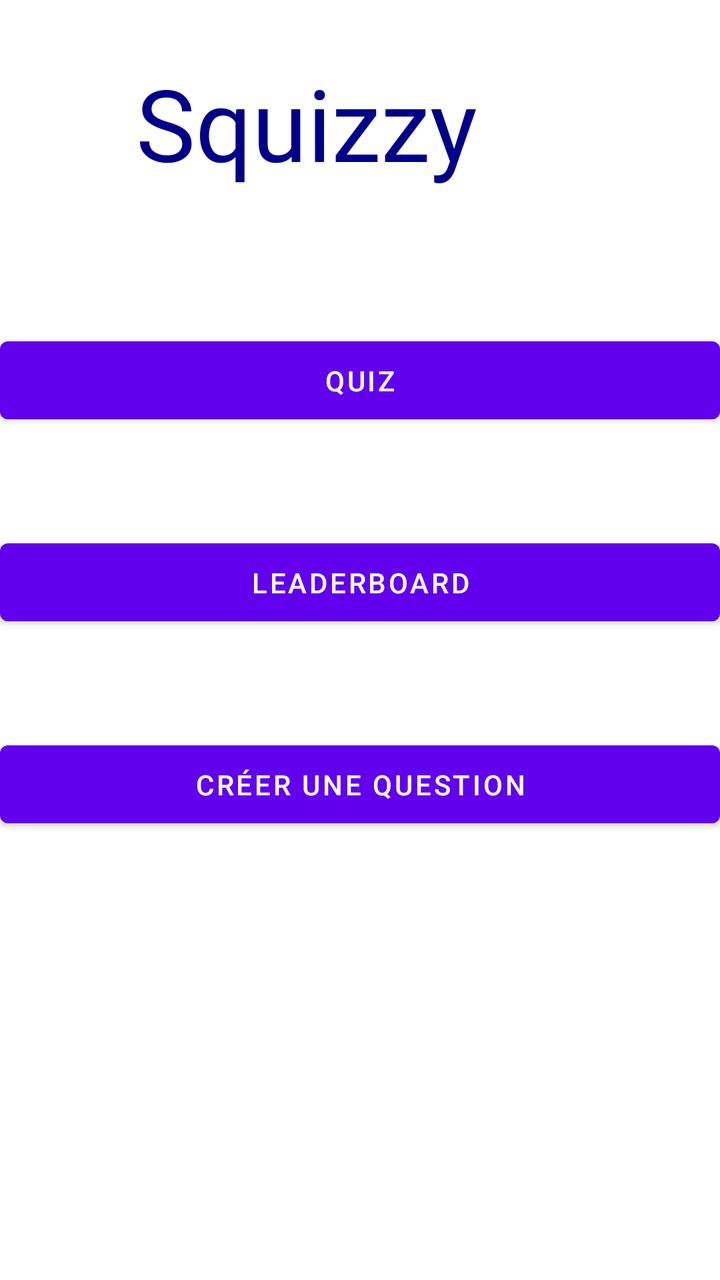
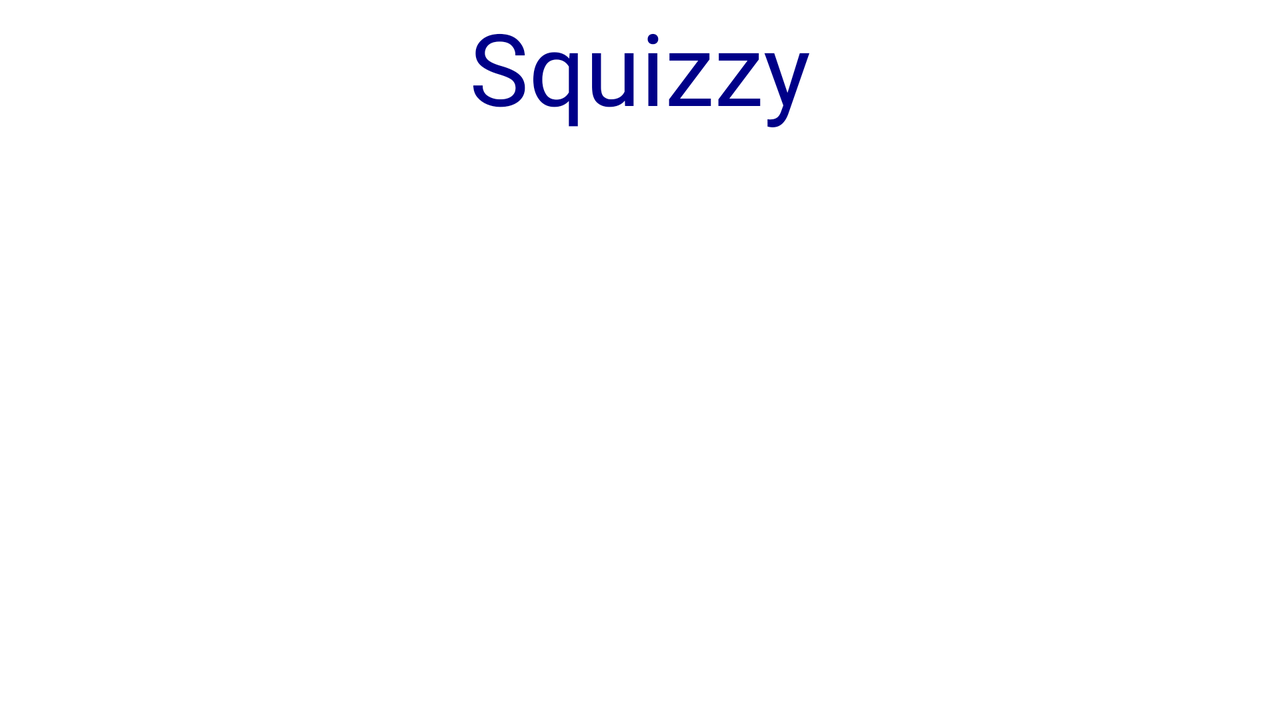

The same Android screen from two of the app's own layout files: first res/layout/ as a phone draws it, then the repository's variant for another configuration, drawn on a device whose configuration selects that folder. Both files follow.
<!-- AndroidManifest.xml: application theme Theme.OpenClassroom -->
<!-- res/layout/menu.xml -->
<?xml version="1.0" encoding="utf-8"?>
<androidx.constraintlayout.widget.ConstraintLayout xmlns:android="http://schemas.android.com/apk/res/android"
    xmlns:app="http://schemas.android.com/apk/res-auto"
    xmlns:tools="http://schemas.android.com/tools"
    android:id="@+id/menu"
    android:layout_width="match_parent"
    android:layout_height="match_parent"
    tools:context=".Menu">

    <TextView
        android:id="@+id/menu_title"
        style="@style/TitleText"
        android:text="@string/app_title"
        android:layout_width="wrap_content"
        android:layout_height="wrap_content"
        android:gravity="center_horizontal"
        android:layout_marginStart="68dp"
        android:layout_marginTop="28dp"
        android:textSize="50dp"
        app:layout_constraintStart_toStartOf="parent"
        app:layout_constraintTop_toTopOf="parent" />

    <Button
        android:id="@+id/menu_button_quiz"
        style="@style/Buttons"
        android:layout_width="match_parent"
        android:layout_height="wrap_content"
        android:layout_marginTop="70dp"
        android:padding="10dp"
        android:textColor="@color/white"
        app:backgroundTint="@color/purple_500"
        app:layout_constraintEnd_toEndOf="parent"
        app:layout_constraintHorizontal_bias="1.0"
        app:layout_constraintStart_toStartOf="parent"
        app:layout_constraintTop_toBottomOf="@+id/menu_title"
        tools:text="@string/menu_button_quiz" />

    <Button
        android:id="@+id/menu_button_leaderboard"
        style="@style/Buttons"
        android:layout_width="match_parent"
        android:layout_height="wrap_content"
        android:layout_marginTop="50dp"
        android:padding="10dp"
        android:textColor="@color/white"
        app:backgroundTint="@color/purple_500"
        app:layout_constraintEnd_toEndOf="parent"
        app:layout_constraintHorizontal_bias="0.479"
        app:layout_constraintStart_toStartOf="parent"
        app:layout_constraintTop_toBottomOf="@+id/menu_button_quiz"
        tools:text="@string/menu_button_leaderboard" />

    <Button
        android:id="@+id/menu_button_questioncreation"
        style="@style/Buttons"
        android:layout_width="match_parent"
        android:layout_height="wrap_content"
        android:layout_marginTop="50dp"
        android:padding="10dp"
        android:textColor="@color/white"
        app:backgroundTint="@color/purple_500"
        app:layout_constraintEnd_toEndOf="parent"
        app:layout_constraintHorizontal_bias="0.479"
        app:layout_constraintStart_toStartOf="parent"
        app:layout_constraintTop_toBottomOf="@+id/menu_button_leaderboard"
        tools:text="@string/menu_button_questioncreation" />

    <ImageView
        android:layout_width="wrap_content"
        android:layout_height="wrap_content"
        android:src="@drawable/brain"
        app:layout_constraintStart_toStartOf="parent"
        tools:ignore="MissingConstraints" />

</androidx.constraintlayout.widget.ConstraintLayout>
<!-- resources referenced by this layout -->
<resources>
  <color name="purple_500">#FF6200EE</color>
  <color name="white">#FFFFFFFF</color>
  <string name="app_title">Squizzy</string>
  <string name="menu_button_leaderboard">Leaderboard</string>
  <string name="menu_button_questioncreation">Créer une question</string>
  <string name="menu_button_quiz">Quiz</string>
  <style name="TitleText" parent="@style/TextAppearance.AppCompat.Title">
          <item name="android:textSize">40dp</item>
          <item name="android:gravity">center_horizontal</item>
          <item name="android:fontFamily">@font/bungee_shade</item>
          <item name="android:textColor">@color/blue</item>
          <item name="android:layout_width">match_parent</item>
          <item name="android:layout_height">wrap_content</item>
      </style>
  <style name="Theme.OpenClassroom" parent="Theme.MaterialComponents.DayNight.NoActionBar">
          
          <item name="colorPrimary">@color/purple_500</item>
          <item name="colorPrimaryVariant">@color/purple_700</item>
          <item name="colorOnPrimary">@color/white</item>
          
          <item name="colorSecondary">@color/teal_200</item>
          <item name="colorSecondaryVariant">@color/teal_700</item>
          <item name="colorOnSecondary">@color/black</item>
          
          <item name="android:statusBarColor" tools:targetApi="l">?attr/colorPrimaryVariant</item>
          
      </style>
  <color name="blue">#008</color>
  <color name="purple_700">#8C9EFF</color>
  <color name="black">#FF000000</color>
</resources>
<!-- res/layout-land/menu.xml (the repository's variant of the layout above) -->
<!-- drawn on the phone turned sideways -->
<?xml version="1.0" encoding="utf-8"?>
<androidx.constraintlayout.widget.ConstraintLayout xmlns:android="http://schemas.android.com/apk/res/android"
    xmlns:app="http://schemas.android.com/apk/res-auto"
    xmlns:tools="http://schemas.android.com/tools"
    android:id="@+id/menu"
    android:layout_width="match_parent"
    android:layout_height="match_parent"
    tools:context=".Menu">

    <TextView
        android:id="@+id/menu_title"
        style="@style/TitleText"
        android:layout_width="match_parent"
        android:layout_height="wrap_content"
        android:gravity="center_horizontal"
        android:text="@string/app_title"
        android:textSize="50dp"
        app:layout_constraintStart_toStartOf="parent"
        app:layout_constraintTop_toTopOf="parent" />

    <Button
        android:id="@+id/menu_button_quiz"
        style="@style/ButtonsHorizontal"
        android:layout_marginTop="4dp"
        app:layout_constraintEnd_toEndOf="parent"
        app:layout_constraintHorizontal_bias="0.497"
        app:layout_constraintStart_toStartOf="parent"
        app:layout_constraintTop_toBottomOf="@+id/menu_title"
        android:text="@string/menu_button_quiz" />

    <Button
        android:id="@+id/menu_button_leaderboard"
        style="@style/ButtonsHorizontal"
        app:layout_constraintEnd_toEndOf="parent"
        app:layout_constraintHorizontal_bias="0.497"
        app:layout_constraintStart_toStartOf="parent"
        app:layout_constraintTop_toBottomOf="@+id/menu_button_quiz"
        android:text="@string/menu_button_leaderboard" />

    <Button
        android:id="@+id/menu_button_questioncreation"
        style="@style/ButtonsHorizontal"
        android:layout_marginTop="40dp"
        app:layout_constraintEnd_toEndOf="parent"
        app:layout_constraintHorizontal_bias="0.497"
        app:layout_constraintStart_toStartOf="parent"
        app:layout_constraintTop_toBottomOf="@+id/menu_button_leaderboard"
        android:text="@string/menu_button_questioncreation" />

</androidx.constraintlayout.widget.ConstraintLayout>
<!-- resources referenced by the variant -->
<!-- as the phone turned sideways resolves them -->
<resources>
  <string name="app_title">Squizzy</string>
  <string name="menu_button_leaderboard">Leaderboard</string>
  <string name="menu_button_questioncreation">Créer une question</string>
  <string name="menu_button_quiz">Quiz</string>
  <style name="ButtonsHorizontal" parent="@style/Widget.AppCompat.Button">
          <item name="android:layout_width">550dp</item>
          <item name="android:layout_height">wrap_content</item>
          <item name="fontFamily">@font/roboto_bold</item>
          <item name="android:textColor">@color/white</item>
          <item name="android:textSize">20dp</item>
          <item name="android:textAlignment">center</item>
          <item name="android:padding">8dp</item>
          <item name="android:layout_marginTop">40dp</item>
          <item name="android:background">@drawable/button</item>
      </style>
  <style name="TitleText" parent="@style/TextAppearance.AppCompat.Title">
          <item name="android:textSize">40dp</item>
          <item name="android:gravity">center_horizontal</item>
          <item name="android:fontFamily">@font/bungee_shade</item>
          <item name="android:textColor">@color/blue</item>
          <item name="android:layout_width">match_parent</item>
          <item name="android:layout_height">wrap_content</item>
      </style>
  <style name="Theme.OpenClassroom" parent="Theme.MaterialComponents.DayNight.NoActionBar">
          
          <item name="colorPrimary">@color/purple_500</item>
          <item name="colorPrimaryVariant">@color/purple_700</item>
          <item name="colorOnPrimary">@color/white</item>
          
          <item name="colorSecondary">@color/teal_200</item>
          <item name="colorSecondaryVariant">@color/teal_700</item>
          <item name="colorOnSecondary">@color/black</item>
          
          <item name="android:statusBarColor" tools:targetApi="l">?attr/colorPrimaryVariant</item>
          
      </style>
  <color name="white">#FFFFFFFF</color>
  <color name="blue">#008</color>
  <color name="purple_500">#FF6200EE</color>
  <color name="purple_700">#8C9EFF</color>
  <color name="black">#FF000000</color>
</resources>
